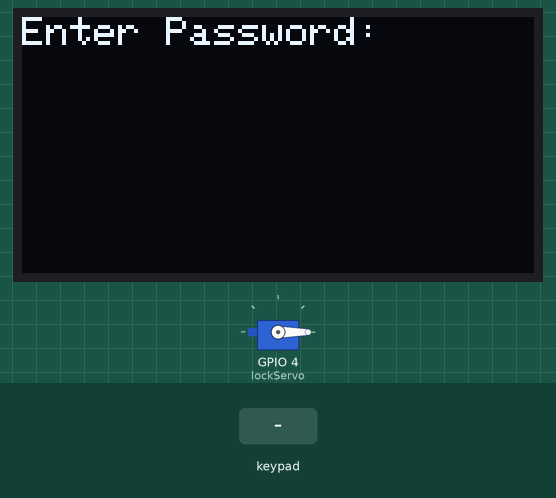
Bench run of a sketch on a simulated ESP32. Shown: servo, 128×64 one-colour display. The inputs (shaded band) are chosen by the test bench. What the sketch prints to the serial monitor is not drawn.

Above: at 1.2 s.
1.3 s: keypad keys 1 2 3 4 # pressed 0.4 s apart
At 3.6 s:
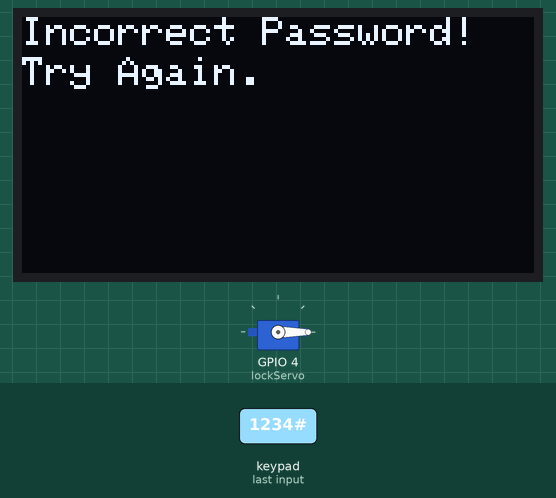
4.8 s: key 'A' pressed
At 5.3 s:
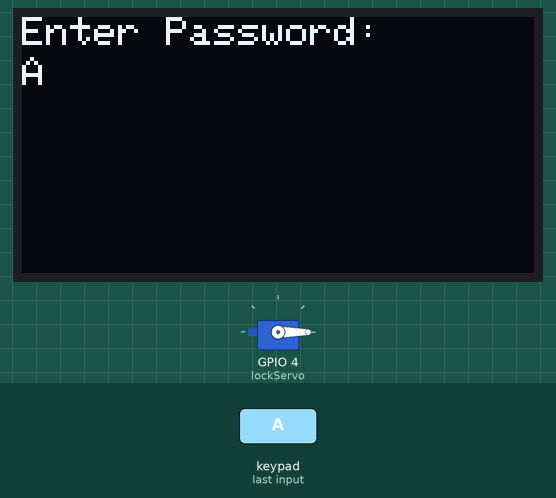
6.3 s: keypad keys 1 2 3 4 * pressed 0.4 s apart
At 9.1 s:
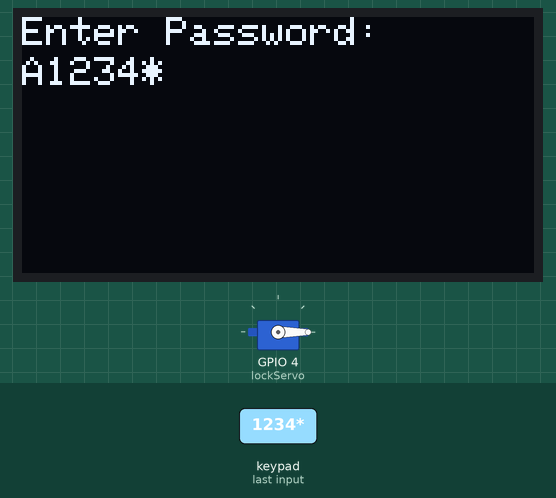
9.8 s: key 'B' pressed
At 10.4 s:
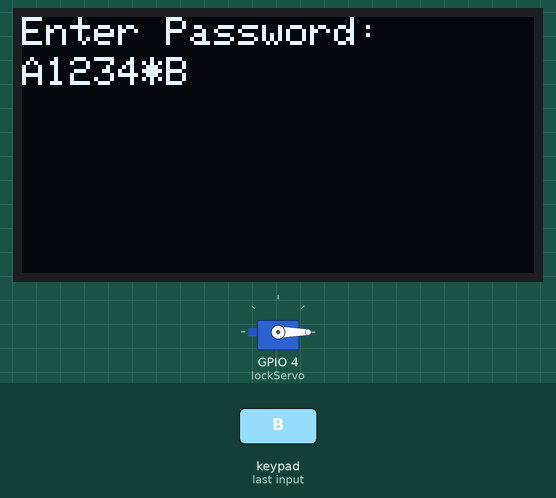
11.3 s: keypad keys 1 2 3 4 A pressed 0.4 s apart
At 13.9 s:
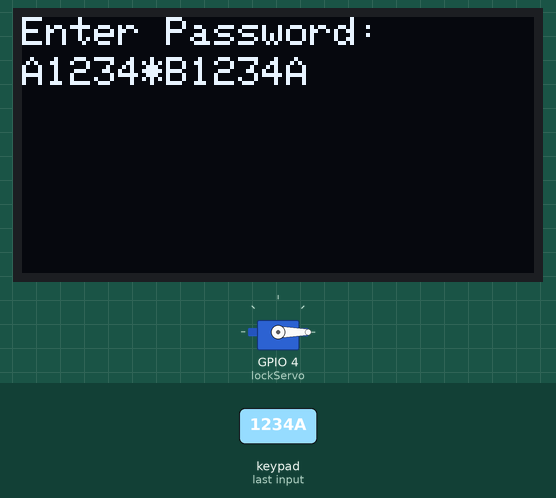
14.8 s: key 'C' pressed
Timing chart, 0 to 17.3 s (numbered marks = the images above; inputs shaded):
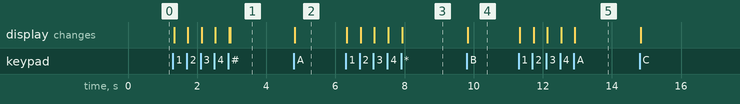

Measured:
- after the input at 1.3 s, the display: first changes at once (image 1 shows a later state)
- after the input at 4.8 s, the display: changes at once (image 2)
- after the input at 6.3 s, the display: first changes at once (image 3 shows a later state)
- after the input at 9.8 s, the display: changes at once (image 4)
- after the input at 11.3 s, the display: first changes at once (image 5 shows a later state)

The sketch:

sketch.ino
```cpp
#include <Keypad.h>
#include <ESP32Servo.h>
#include <Wire.h>
#include <Adafruit_SSD1306.h>
#include <Adafruit_GFX.h>

// Keypad Setup
const int ROW_NUM = 4;
const int COL_NUM = 4;
char keys[ROW_NUM][COL_NUM] = {
  {'1', '2', '3', 'A'},
  {'4', '5', '6', 'B'},
  {'7', '8', '9', 'C'},
  {'*', '0', '#', 'D'}
};
byte pin_rows[ROW_NUM] = {14, 27, 26, 25};
byte pin_col[COL_NUM] = {33, 32, 3, 1};
Keypad keypad = Keypad(makeKeymap(keys), pin_rows, pin_col, ROW_NUM, COL_NUM);

// Servo Setup
Servo lockServo;
String correctPassword = "1234";  // Correct password to unlock
String enteredPassword = "";  // Store entered password

// OLED Display Setup
#define SCREEN_WIDTH 128
#define SCREEN_HEIGHT 64
#define OLED_RESET -1
Adafruit_SSD1306 display(SCREEN_WIDTH, SCREEN_HEIGHT, &Wire, OLED_RESET);

void setup() {
  Serial.begin(115200);  // Initialize serial monitor for debugging

  // Attach servo to pin 10
  lockServo.attach(4);
  lockServo.write(0);  // Initially lock the system

  // Initialize OLED display
  if (!display.begin(SSD1306_SWITCHCAPVCC, 0x3C)) {
    Serial.println(F("OLED display not found"));
    for (;;);  // Halt the program if the OLED display is not connected
  }

  display.clearDisplay();
  display.setTextSize(1);
  display.setTextColor(SSD1306_WHITE);
  display.setCursor(0, 0);
  display.print("Enter Password:");
  display.display();
}

void loop() {
  char key = keypad.getKey();  // Read key press from the keypad

  if (key) {
    // Append the pressed key to the entered password
    enteredPassword += key;

    // Display the entered password on the OLED screen
    display.clearDisplay();
    display.setCursor(0, 0);
    display.print("Enter Password:");
    display.setCursor(0, 10);
    display.print(enteredPassword);  // Show entered password on OLED
    display.display();

    // Debugging: Print the entered password to the Serial Monitor
    Serial.print("Entered Password: ");
    Serial.println(enteredPassword);  // Print entered password for debugging

    // If the user presses #, check the entered password
    if (key == '#') {
      if (enteredPassword == correctPassword) {
        display.clearDisplay();
        display.setCursor(0, 0);
        display.print("Correct Password!");
        display.setCursor(0, 10);
        display.print("Unlocking...");
        display.display();
        unlockMechanism();
      } else {
        display.clearDisplay();
        display.setCursor(0, 0);
        display.print("Incorrect Password!");
        display.setCursor(0, 10);
        display.print("Try Again.");
        display.display();
      }
      // Clear entered password for next attempt
      enteredPassword = "";
    }
  }
}

void unlockMechanism() {
  // Unlock the lock by moving the servo to 90 degrees
  lockServo.write(90);
  display.clearDisplay();
  display.setCursor(0, 0);
  display.print("Lock Status:");
  display.setCursor(0, 10);
  display.print("Unlocked!");
  display.display();
  delay(3000);  // Keep unlocked for 3 seconds

  // Lock the system again by returning the servo to 0 degrees
  lockServo.write(0);
  display.clearDisplay();
  display.setCursor(0, 0);
  display.print("Lock Status:");
  display.setCursor(0, 10);
  display.print("Locked.");
  display.display();
}
```
